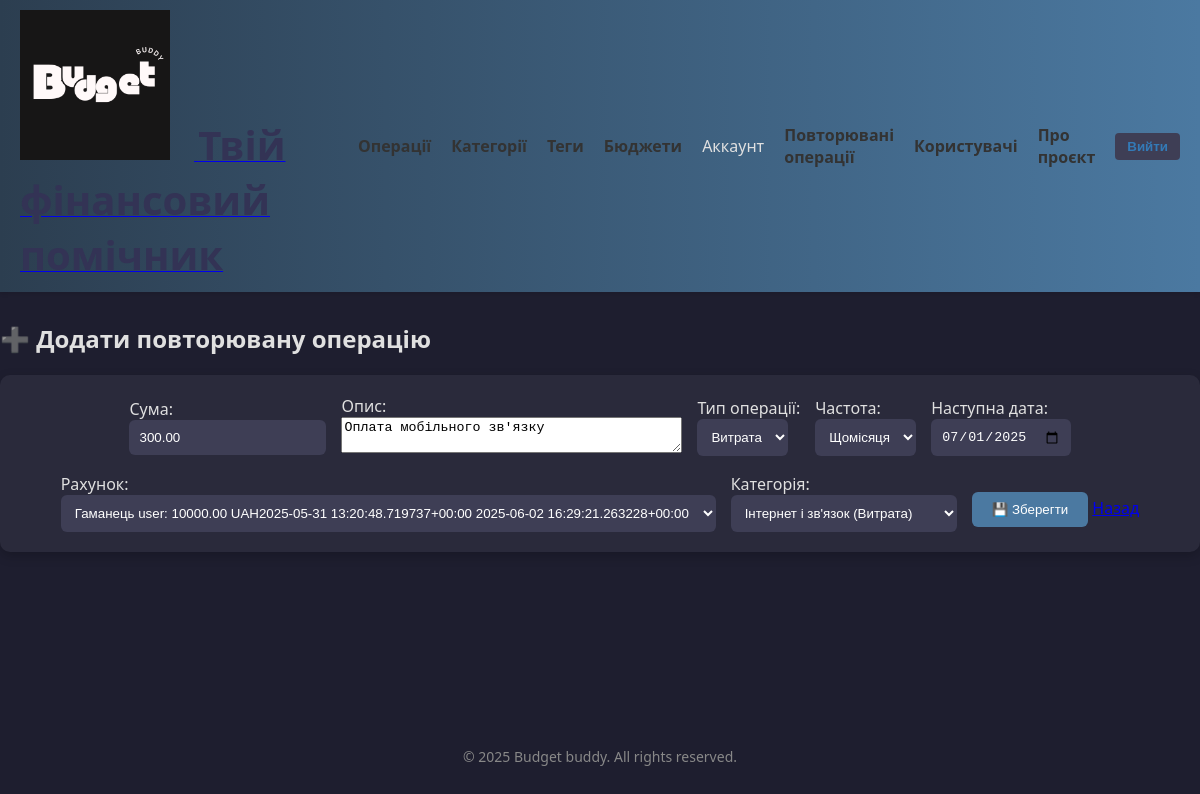
The page /recurrings/1/update/ (signed in) on the database its author committed.
### apps/core/models/recurring.py (models this page shows, shortened)
class Recurring(TimeStampedModel):
    id = models.AutoField(primary_key=True)
    amount = models.DecimalField(max_digits=12, decimal_places=2)
    description = models.CharField(max_length=255, blank=True)
    type = models.CharField(max_length=10, choices=TransactionType.choices, default=TransactionType.INCOME)
    frequency = models.CharField(max_length=10, choices=Frequency.choices, default=Frequency.MONTHLY)
    next_date = models.DateField()
    user = models.ForeignKey(settings.AUTH_USER_MODEL, on_delete=models.CASCADE, null=True, blank=True,
                             related_name='recurrings')
    account = models.ForeignKey("Account", on_delete=models.PROTECT, null=True, blank=True,
                                related_name='recurrings')
    category = models.ForeignKey("Category", on_delete=models.PROTECT, null=True, blank=True,
                                 related_name='recurrings')

### apps/core/views.py (the view)
# urls.py: path('recurrings/<int:pk>/update/', views.recurring_update, name='recurring_update'),
@require_http_methods(["GET", "POST"])
def recurring_update(request, pk):
    recurring = get_object_or_404(Recurring, pk=pk, user=request.user)
    if request.method == 'POST':
        form = RecurringForm(request.POST, instance=recurring, user=request.user)  # Передаємо користувача
        if form.is_valid():
            form.save()
            return redirect('core:recurring_list')
    else:
        form = RecurringForm(instance=recurring, user=request.user)  # Передаємо користувача
    return render(request, 'core/pages/recurring_form.html', {'form': form, 'action': 'update'})

### apps/core/models/account.py (called while the page is built)
    def __str__(self):
        return (
            f'{self.name}: {self.balance} '
            f'{self.currency}'
            f'{super().__str__()}'
        )

### apps/core/models/base_models.py (called while the page is built)
    def __str__(self):
        return (
            f"{self.created_at} "
            f"{self.updated_at}"
        )

### apps/core/models/category.py (called while the page is built)
    def __str__(self):
        return f'{self.name} ({self.get_type_display()})'

### apps/core/templates/core/pages/recurring_form.html (shortened to what this page needs)
{% extends "base.html" %}
{% load static %}
{% block content %}
    <div class="container">
        <h2>➕ Додати повторювану операцію</h2>
        <form id="recurring-form"
              method="post"
              data-url="{% url 'core:recurring_create' %}"
              class="form-flex">
            <div>
                <label for="{{ form.amount.id_for_label }}">Сума:</label><br>
                {{ form.amount }}
            </div>
            <div>
                <label for="{{ form.description.id_for_label }}">Опис:</label><br>
                {{ form.description }}
            </div>
            <div>
                <label for="{{ form.type.id_for_label }}">Тип операції:</label><br>
                {{ form.type }}
            </div>
            <div>
                <label for="{{ form.frequency.id_for_label }}">Частота:</label><br>
                {{ form.frequency }}
            </div>
            <div>
                <label for="{{ form.next_date.id_for_label }}">Наступна дата:</label><br>
                {{ form.next_date }}
            </div>
            <div>
                <label for="{{ form.account.id_for_label }}">Рахунок:</label><br>
                {{ form.account }}
            </div>
            <div>
                <label for="{{ form.category.id_for_label }}">Категорія:</label><br>
                {{ form.category }}
            </div>
            <div style="margin-top: 15px;">
                <button type="submit">💾 Зберегти</button>
                <a href="{% url 'core:recurring_list' %}" class="btn btn-link">Назад</a>
            </div>
        </form>
    </div>
{% endblock %}

### static/styles.css (style rules this page uses)
html, body { height: 100%; margin: 0; padding: 0; font-family: 'Segoe UI', sans-serif; font-size: 16px; background-color: #1e1e2f; color: #e0e0e0; }
body { display: flex; flex-direction: column; min-height: 100vh; }
.container { margin: 30px auto; max-width: 1200px; }
.form-flex { display: flex; flex-wrap: wrap; gap: 15px; justify-content: center; align-items: center; background-color: #2a2a3b; padding: 20px; border-radius: 10px; box-shadow: 0 4px 12px rgba(0,0,0,0.2); }
.form-flex input, .form-flex select { padding: 10px; border: none; border-radius: 6px; background-color: #3e3e55; color: white; outline: none; }
.form-flex button { padding: 10px 20px; background-color: #4b79a1; color: white; border: none; border-radius: 6px; cursor: pointer; transition: background 0.3s ease; }

### rows shown on the page
Recurring: amount "300.00", description "Оплата мобільного зв'язку", type "Витрата", frequency "Щомісяця", next_date "07/01/2025", account "Гаманець user: 10000.00 UAH2025-05-31 13:20:48.719737+00:00 2025-06-02 16:29:21.263228+00:00", category "Інтернет і зв'язок (Витрата)"
